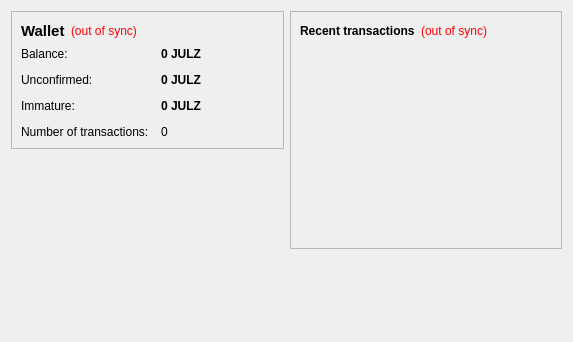
<?xml version="1.0" encoding="UTF-8"?>
<ui version="4.0">
 <class>OverviewPage</class>
 <widget class="QWidget" name="OverviewPage">
  <property name="geometry">
   <rect>
    <x>0</x>
    <y>0</y>
    <width>573</width>
    <height>342</height>
   </rect>
  </property>
  <property name="windowTitle">
   <string>Form</string>
  </property>
  <layout class="QHBoxLayout" name="horizontalLayout" stretch="1,1">
   <item>
    <layout class="QVBoxLayout" name="verticalLayout_2">
     <item>
      <widget class="QFrame" name="frame">
       <property name="frameShape">
        <enum>QFrame::StyledPanel</enum>
       </property>
       <property name="frameShadow">
        <enum>QFrame::Raised</enum>
       </property>
       <layout class="QVBoxLayout" name="verticalLayout_4">
        <item>
         <layout class="QHBoxLayout" name="horizontalLayout_4">
          <item>
           <widget class="QLabel" name="label_5">
            <property name="font">
             <font>
              <pointsize>11</pointsize>
              <weight>75</weight>
              <bold>true</bold>
             </font>
            </property>
            <property name="text">
             <string>Wallet</string>
            </property>
           </widget>
          </item>
          <item>
           <widget class="QLabel" name="labelWalletStatus">
            <property name="toolTip">
             <string>The displayed information may be out of date. Your wallet automatically synchronizes with the Juwelz network after a connection is established, but this process has not completed yet.</string>
            </property>
            <property name="styleSheet">
             <string notr="true">QLabel { color: red; }</string>
            </property>
            <property name="text">
             <string notr="true">(out of sync)</string>
            </property>
            <property name="alignment">
             <set>Qt::AlignLeading|Qt::AlignLeft|Qt::AlignVCenter</set>
            </property>
           </widget>
          </item>
          <item>
           <spacer name="horizontalSpacer_2">
            <property name="orientation">
             <enum>Qt::Horizontal</enum>
            </property>
            <property name="sizeHint" stdset="0">
             <size>
              <width>40</width>
              <height>20</height>
             </size>
            </property>
           </spacer>
          </item>
         </layout>
        </item>
        <item>
         <layout class="QFormLayout" name="formLayout_2">
          <property name="fieldGrowthPolicy">
           <enum>QFormLayout::AllNonFixedFieldsGrow</enum>
          </property>
          <property name="horizontalSpacing">
           <number>12</number>
          </property>
          <property name="verticalSpacing">
           <number>12</number>
          </property>
          <item row="0" column="0">
           <widget class="QLabel" name="label">
            <property name="text">
             <string>Balance:</string>
            </property>
           </widget>
          </item>
          <item row="0" column="1">
           <widget class="QLabel" name="labelBalance">
            <property name="font">
             <font>
              <weight>75</weight>
              <bold>true</bold>
             </font>
            </property>
            <property name="cursor">
             <cursorShape>IBeamCursor</cursorShape>
            </property>
            <property name="toolTip">
             <string>Your current balance</string>
            </property>
            <property name="text">
             <string notr="true">0 JULZ</string>
            </property>
            <property name="textInteractionFlags">
             <set>Qt::LinksAccessibleByMouse|Qt::TextSelectableByKeyboard|Qt::TextSelectableByMouse</set>
            </property>
           </widget>
          </item>
          <item row="1" column="0">
           <widget class="QLabel" name="label_3">
            <property name="text">
             <string>Unconfirmed:</string>
            </property>
           </widget>
          </item>
          <item row="1" column="1">
           <widget class="QLabel" name="labelUnconfirmed">
            <property name="font">
             <font>
              <weight>75</weight>
              <bold>true</bold>
             </font>
            </property>
            <property name="cursor">
             <cursorShape>IBeamCursor</cursorShape>
            </property>
            <property name="toolTip">
             <string>Total of transactions that have yet to be confirmed, and do not yet count toward the current balance</string>
            </property>
            <property name="text">
             <string notr="true">0 JULZ</string>
            </property>
            <property name="textInteractionFlags">
             <set>Qt::LinksAccessibleByMouse|Qt::TextSelectableByKeyboard|Qt::TextSelectableByMouse</set>
            </property>
           </widget>
          </item>
          <item row="3" column="0">
           <widget class="QLabel" name="label_2">
            <property name="text">
             <string>Number of transactions:</string>
            </property>
           </widget>
          </item>
          <item row="3" column="1">
           <widget class="QLabel" name="labelNumTransactions">
            <property name="toolTip">
             <string>Total number of transactions in wallet</string>
            </property>
            <property name="text">
             <string notr="true">0</string>
            </property>
           </widget>
          </item>
          <item row="2" column="0">
           <widget class="QLabel" name="labelImmatureText">
            <property name="text">
             <string>Immature:</string>
            </property>
           </widget>
          </item>
          <item row="2" column="1">
           <widget class="QLabel" name="labelImmature">
            <property name="font">
             <font>
              <weight>75</weight>
              <bold>true</bold>
             </font>
            </property>
            <property name="toolTip">
             <string>Mined balance that has not yet matured</string>
            </property>
            <property name="text">
             <string notr="true">0 JULZ</string>
            </property>
            <property name="textInteractionFlags">
             <set>Qt::LinksAccessibleByMouse|Qt::TextSelectableByKeyboard|Qt::TextSelectableByMouse</set>
            </property>
           </widget>
          </item>
         </layout>
        </item>
       </layout>
      </widget>
     </item>
     <item>
      <spacer name="verticalSpacer">
       <property name="orientation">
        <enum>Qt::Vertical</enum>
       </property>
       <property name="sizeHint" stdset="0">
        <size>
         <width>20</width>
         <height>40</height>
        </size>
       </property>
      </spacer>
     </item>
     <item>
      <widget class="QLabel" name="label_6">
       <property name="text">
        <string/>
       </property>
       <property name="pixmap">
        <pixmap resource="../bitcoin.qrc">:/images/backg</pixmap>
       </property>
       <property name="scaledContents">
        <bool>false</bool>
       </property>
       <property name="alignment">
        <set>Qt::AlignCenter</set>
       </property>
       <property name="margin">
        <number>-2</number>
       </property>
      </widget>
     </item>
    </layout>
   </item>
   <item>
    <layout class="QVBoxLayout" name="verticalLayout_3">
     <item>
      <widget class="QFrame" name="frame_2">
       <property name="frameShape">
        <enum>QFrame::StyledPanel</enum>
       </property>
       <property name="frameShadow">
        <enum>QFrame::Raised</enum>
       </property>
       <layout class="QVBoxLayout" name="verticalLayout">
        <item>
         <layout class="QHBoxLayout" name="horizontalLayout_2">
          <item>
           <widget class="QLabel" name="label_4">
            <property name="text">
             <string>&lt;b&gt;Recent transactions&lt;/b&gt;</string>
            </property>
           </widget>
          </item>
          <item>
           <widget class="QLabel" name="labelTransactionsStatus">
            <property name="toolTip">
             <string>The displayed information may be out of date. Your wallet automatically synchronizes with the Juwelz network after a connection is established, but this process has not completed yet.</string>
            </property>
            <property name="styleSheet">
             <string notr="true">QLabel { color: red; }</string>
            </property>
            <property name="text">
             <string notr="true">(out of sync)</string>
            </property>
            <property name="alignment">
             <set>Qt::AlignRight|Qt::AlignTrailing|Qt::AlignVCenter</set>
            </property>
           </widget>
          </item>
          <item>
           <spacer name="horizontalSpacer">
            <property name="orientation">
             <enum>Qt::Horizontal</enum>
            </property>
            <property name="sizeHint" stdset="0">
             <size>
              <width>40</width>
              <height>20</height>
             </size>
            </property>
           </spacer>
          </item>
         </layout>
        </item>
        <item>
         <widget class="QListView" name="listTransactions">
          <property name="styleSheet">
           <string notr="true">QListView { background: transparent; }</string>
          </property>
          <property name="frameShape">
           <enum>QFrame::NoFrame</enum>
          </property>
          <property name="verticalScrollBarPolicy">
           <enum>Qt::ScrollBarAlwaysOff</enum>
          </property>
          <property name="horizontalScrollBarPolicy">
           <enum>Qt::ScrollBarAlwaysOff</enum>
          </property>
          <property name="selectionMode">
           <enum>QAbstractItemView::NoSelection</enum>
          </property>
         </widget>
        </item>
       </layout>
      </widget>
     </item>
     <item>
      <spacer name="verticalSpacer_2">
       <property name="orientation">
        <enum>Qt::Vertical</enum>
       </property>
       <property name="sizeHint" stdset="0">
        <size>
         <width>20</width>
         <height>40</height>
        </size>
       </property>
      </spacer>
     </item>
    </layout>
   </item>
  </layout>
 </widget>
 <resources/>
 <connections/>
</ui>
